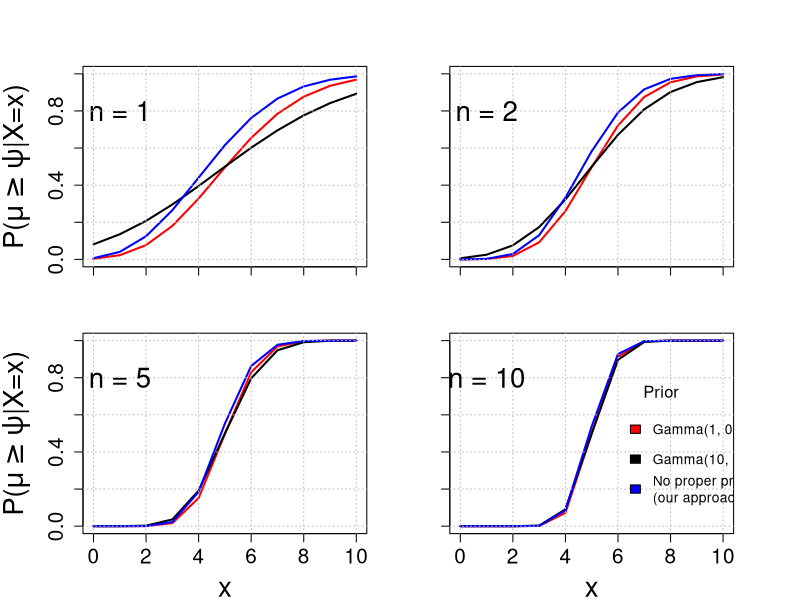

Here is the R script that generated this plot:
# COMPARISON BETWEEN EXPLICIT SPECIFICATION OF PRIOR DISTRIBUTIONS 
# AND THE USE OF IMPROPER PRIORS FOR DIFFERENT SAMPLE SIZES

#---------------------------------------------------------------------------
# DATA MATRICES WITH DIFFERENT SAMPLE SIZES FOR x = 0:10
#---------------------------------------------------------------------------

# n = 1

d1 <- matrix(rep(seq(0, 10), each = 1), 1, 11)

# n = 2

d2 <- matrix(rep(seq(0, 10), each = 2), 2, 11)

# n = 5

d5 <- matrix(rep(seq(0, 10), each = 5), 5, 11)

# n = 10

d10 <- matrix(rep(seq(0, 10), each = 10), 10, 11)

#---------------------------------------------------------------------------
# FUNCTIONS OBTAIN POSTERIOR PROBABILITIES FOR H1: MU > 5
#---------------------------------------------------------------------------

# Configuration 1 of Gamma conjugate prior

conjG1 <- function(data){
  probs <- rep(NA, 11)
  
  for(i in 1: length(data[1, ])) {
    probs[i] <- (1 - pgamma(5, shape = 1 + sum(data[, i]), 
                            rate = 0.139 + length(data[, i])))
  }
  
  probs
}

# Configuration 2 of Gamma conjugate prior

conjG2 <- function(data){
  probs <- rep(NA, 11)
  
  for(i in 1: length(data[1, ])) {
    probs[i] <- (1 - (pgamma(5, shape = 10 + sum(data[, i]), 
                             rate = 1.934 + length(data[, i]))))
  }
  
  probs
}

# Sequential test of Bayesian posterior probabilities

STBP_P <- function(data) {
  
  posterior <- rep(NA, length(data[1, ]))
  
  for(i in 1: length(data[1, ])) {
    likelihood_func <- function(data, lambda) {
      dpois(data, lambda)
    }
    
    likelihood <- function(x) {
      prod(likelihood_func(data = data[, i], lambda = x))
    }
    
    # Notice that if this likehood function is instead defined as:
    
    #likelihood <- function(x) {
    #  prod(likelihood_func(data = data[, i], lambda = x)) * 
    #    dgamma(x, shape, rate)
    #}
    
    # then STBP_P is equivalent to conjG1 or conjG2 with appropiate parameters 
    # for the gamma function
    
    H1 <- 0.5 *
      integrate(
        Vectorize(likelihood),
        lower = 5,
        upper = Inf
      )$value
    H0 <- (1 - 0.5) *
      integrate(
        Vectorize(likelihood),
        lower = 0,
        upper = 5
      )$value
    posterior[i] <- (H1) / ((H0) + (H1))
  }
  
  
  
  posterior
}



#---------------------------------------------------------------------------
# FIGURE
#---------------------------------------------------------------------------

jpeg("Figures/Fig2Post.jpeg", res = 96, width = 930, height = 590)

par(mfrow = c(2, 2))

par(mar = c(2, 5, 4, 2))
plot(seq(0, 10, 1), conjG1(d1), 
     ylim = c(0, 1), type = "l", col = "red", lwd = 2, cex.axis = 1.5,
     xlab = "", ylab = expression(paste("P(", mu  >= psi, "|X=x)")), 
     cex.lab = 2, xaxt = "n")

axis(1, at = seq(0, 10, 2), labels = FALSE)

lines(seq(0, 10, 1), conjG2(d1),
      lwd = 2)

lines(seq(0, 10), STBP_P(d1), ylim = c(0, 1), col = "blue", lwd = 2)

text(1, 0.8, "n = 1", cex = 2)

abline(v = seq(0, 10, 2), lty = 3, col = "grey")
abline(h = seq(0, 1, 0.2), lty = 3, col = "grey")




par(mar = c(2, 3, 4, 4))
plot(seq(0, 10), conjG1(d2), ylim = c(0, 1), type = "l", col = "red", lwd = 2, cex.axis = 1.5,
     xlab = "", ylab = "", cex.lab = 2, yaxt = "n", xaxt = "n")
lines(seq(0, 10), conjG2(d2), lwd = 2)
lines(seq(0, 10), STBP_P(d2), col = "blue", lwd = 2)

axis(1, at = seq(0, 10, 2), labels = FALSE)
axis(2, at = seq(0, 1, 0.2), labels = FALSE)

abline(v = seq(0, 10, 2), lty = 3, col = "grey")
abline(h = seq(0, 1, 0.2), lty = 3, col = "grey")

text(1, 0.8, "n = 2", cex = 2)



par(mar = c(4, 5, 2, 2))
plot(seq(0, 10), conjG1(d5), ylim = c(0, 1), type = "l", col = "red", lwd = 2, cex.axis = 1.5,
     xlab = "x", cex.lab = 2, ylab = expression(paste("P(", mu  >= psi, "|X=x)")), 
     cex.lab = 2)
lines(seq(0, 10), conjG2(d5), lwd = 2)
lines(seq(0, 10), STBP_P(d5), col = "blue", lwd = 2)

abline(v = seq(0, 10, 2), lty = 3, col = "grey")
abline(h = seq(0, 1, 0.2), lty = 3, col = "grey")

text(1, 0.8, "n = 5", cex = 2)



par(mar = c(4, 3, 2, 4))
plot(seq(0, 10), conjG1(d10), ylim = c(0, 1), type = "l", col = "red", lwd = 2, cex.axis = 1.5,
     xlab = "x", ylab = "", cex.lab = 2, yaxt = "n")
lines(seq(0, 10), conjG2(d10), lwd = 2)
lines(seq(0, 10), STBP_P(d10), col = "blue", lwd = 2)

axis(2, at = seq(0, 1, 0.2), labels = FALSE)

abline(v = seq(0, 10, 2), lty = 3, col = "grey")
abline(h = seq(0, 1, 0.2), lty = 3, col = "grey")

text(1, 0.8, "n = 10", cex = 2)

legend(6, 0.8, legend=c("Gamma(1, 0.139)", "Gamma(10, 1.934)", "No proper prior\n(our approach)"),  
       fill = c("red","black", "blue"), bty = "n", title = "Prior", title.adj = 0.2, title.cex = 1.2,
       y.intersp = 1.2)

dev.off()